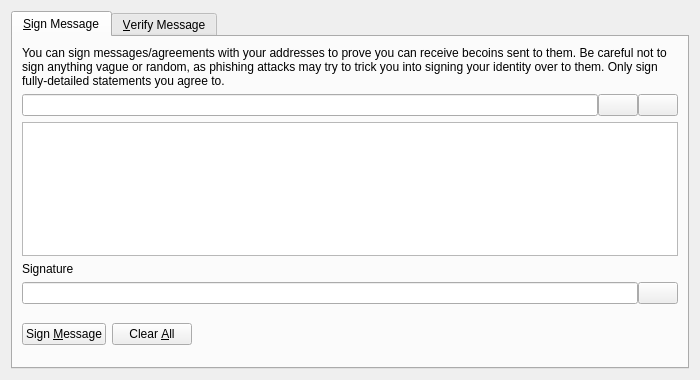
<?xml version="1.0" encoding="UTF-8"?>
<ui version="4.0">
 <class>SignVerifyMessageDialog</class>
 <widget class="QDialog" name="SignVerifyMessageDialog">
  <property name="geometry">
   <rect>
    <x>0</x>
    <y>0</y>
    <width>700</width>
    <height>380</height>
   </rect>
  </property>
  <property name="windowTitle">
   <string>Signatures - Sign / Verify a Message</string>
  </property>
  <property name="modal">
   <bool>true</bool>
  </property>
  <layout class="QVBoxLayout" name="verticalLayout">
   <item>
    <widget class="QTabWidget" name="tabWidget">
     <property name="currentIndex">
      <number>0</number>
     </property>
     <widget class="QWidget" name="tabSignMessage">
      <attribute name="title">
       <string>&amp;Sign Message</string>
      </attribute>
      <layout class="QVBoxLayout" name="verticalLayout_SM">
       <item>
        <widget class="QLabel" name="infoLabel_SM">
         <property name="text">
          <string>You can sign messages/agreements with your addresses to prove you can receive becoins sent to them. Be careful not to sign anything vague or random, as phishing attacks may try to trick you into signing your identity over to them. Only sign fully-detailed statements you agree to.</string>
         </property>
         <property name="textFormat">
          <enum>Qt::PlainText</enum>
         </property>
         <property name="wordWrap">
          <bool>true</bool>
         </property>
        </widget>
       </item>
       <item>
        <layout class="QHBoxLayout" name="horizontalLayout_1_SM">
         <property name="spacing">
          <number>0</number>
         </property>
         <item>
          <widget class="QValidatedLineEdit" name="addressIn_SM">
           <property name="toolTip">
            <string>The BeCoin address to sign the message with</string>
           </property>
          </widget>
         </item>
         <item>
          <widget class="QPushButton" name="addressBookButton_SM">
           <property name="toolTip">
            <string>Choose previously used address</string>
           </property>
           <property name="text">
            <string/>
           </property>
           <property name="icon">
            <iconset resource="../becoin.qrc">
             <normaloff>:/icons/address-book</normaloff>:/icons/address-book</iconset>
           </property>
           <property name="shortcut">
            <string>Alt+A</string>
           </property>
           <property name="autoDefault">
            <bool>false</bool>
           </property>
          </widget>
         </item>
         <item>
          <widget class="QPushButton" name="pasteButton_SM">
           <property name="toolTip">
            <string>Paste address from clipboard</string>
           </property>
           <property name="text">
            <string/>
           </property>
           <property name="icon">
            <iconset resource="../becoin.qrc">
             <normaloff>:/icons/editpaste</normaloff>:/icons/editpaste</iconset>
           </property>
           <property name="shortcut">
            <string>Alt+P</string>
           </property>
           <property name="autoDefault">
            <bool>false</bool>
           </property>
          </widget>
         </item>
        </layout>
       </item>
       <item>
        <widget class="QPlainTextEdit" name="messageIn_SM">
         <property name="toolTip">
          <string>Enter the message you want to sign here</string>
         </property>
        </widget>
       </item>
       <item>
        <widget class="QLabel" name="signatureLabel_SM">
         <property name="text">
          <string>Signature</string>
         </property>
         <property name="textFormat">
          <enum>Qt::PlainText</enum>
         </property>
        </widget>
       </item>
       <item>
        <layout class="QHBoxLayout" name="horizontalLayout_2_SM">
         <property name="spacing">
          <number>0</number>
         </property>
         <item>
          <widget class="QLineEdit" name="signatureOut_SM">
           <property name="font">
            <font>
             <italic>true</italic>
            </font>
           </property>
           <property name="readOnly">
            <bool>true</bool>
           </property>
          </widget>
         </item>
         <item>
          <widget class="QPushButton" name="copySignatureButton_SM">
           <property name="toolTip">
            <string>Copy the current signature to the system clipboard</string>
           </property>
           <property name="text">
            <string/>
           </property>
           <property name="icon">
            <iconset resource="../becoin.qrc">
             <normaloff>:/icons/editcopy</normaloff>:/icons/editcopy</iconset>
           </property>
           <property name="autoDefault">
            <bool>false</bool>
           </property>
          </widget>
         </item>
        </layout>
       </item>
       <item>
        <layout class="QHBoxLayout" name="horizontalLayout_3_SM">
         <item>
          <widget class="QPushButton" name="signMessageButton_SM">
           <property name="toolTip">
            <string>Sign the message to prove you own this BeCoin address</string>
           </property>
           <property name="text">
            <string>Sign &amp;Message</string>
           </property>
           <property name="icon">
            <iconset resource="../becoin.qrc">
             <normaloff>:/icons/edit</normaloff>:/icons/edit</iconset>
           </property>
           <property name="autoDefault">
            <bool>false</bool>
           </property>
          </widget>
         </item>
         <item>
          <widget class="QPushButton" name="clearButton_SM">
           <property name="toolTip">
            <string>Reset all sign message fields</string>
           </property>
           <property name="text">
            <string>Clear &amp;All</string>
           </property>
           <property name="icon">
            <iconset resource="../becoin.qrc">
             <normaloff>:/icons/remove</normaloff>:/icons/remove</iconset>
           </property>
           <property name="autoDefault">
            <bool>false</bool>
           </property>
          </widget>
         </item>
         <item>
          <spacer name="horizontalSpacer_1_SM">
           <property name="orientation">
            <enum>Qt::Horizontal</enum>
           </property>
           <property name="sizeHint" stdset="0">
            <size>
             <width>40</width>
             <height>48</height>
            </size>
           </property>
          </spacer>
         </item>
         <item>
          <widget class="QLabel" name="statusLabel_SM">
           <property name="font">
            <font>
             <weight>75</weight>
             <bold>true</bold>
            </font>
           </property>
           <property name="text">
            <string/>
           </property>
           <property name="wordWrap">
            <bool>true</bool>
           </property>
          </widget>
         </item>
         <item>
          <spacer name="horizontalSpacer_2_SM">
           <property name="orientation">
            <enum>Qt::Horizontal</enum>
           </property>
           <property name="sizeHint" stdset="0">
            <size>
             <width>40</width>
             <height>48</height>
            </size>
           </property>
          </spacer>
         </item>
        </layout>
       </item>
      </layout>
     </widget>
     <widget class="QWidget" name="tabVerifyMessage">
      <attribute name="title">
       <string>&amp;Verify Message</string>
      </attribute>
      <layout class="QVBoxLayout" name="verticalLayout_VM">
       <item>
        <widget class="QLabel" name="infoLabel_VM">
         <property name="text">
          <string>Enter the receiver's address, message (ensure you copy line breaks, spaces, tabs, etc. exactly) and signature below to verify the message. Be careful not to read more into the signature than what is in the signed message itself, to avoid being tricked by a man-in-the-middle attack. Note that this only proves the signing party receives with the address, it cannot prove sendership of any transaction!</string>
         </property>
         <property name="textFormat">
          <enum>Qt::PlainText</enum>
         </property>
         <property name="alignment">
          <set>Qt::AlignLeading|Qt::AlignLeft|Qt::AlignTop</set>
         </property>
         <property name="wordWrap">
          <bool>true</bool>
         </property>
        </widget>
       </item>
       <item>
        <layout class="QHBoxLayout" name="horizontalLayout_1_VM">
         <property name="spacing">
          <number>0</number>
         </property>
         <item>
          <widget class="QValidatedLineEdit" name="addressIn_VM">
           <property name="toolTip">
            <string>The BeCoin address the message was signed with</string>
           </property>
          </widget>
         </item>
         <item>
          <widget class="QPushButton" name="addressBookButton_VM">
           <property name="toolTip">
            <string>Choose previously used address</string>
           </property>
           <property name="text">
            <string/>
           </property>
           <property name="icon">
            <iconset resource="../becoin.qrc">
             <normaloff>:/icons/address-book</normaloff>:/icons/address-book</iconset>
           </property>
           <property name="shortcut">
            <string>Alt+A</string>
           </property>
           <property name="autoDefault">
            <bool>false</bool>
           </property>
          </widget>
         </item>
        </layout>
       </item>
       <item>
        <widget class="QPlainTextEdit" name="messageIn_VM"/>
       </item>
       <item>
        <widget class="QValidatedLineEdit" name="signatureIn_VM"/>
       </item>
       <item>
        <layout class="QHBoxLayout" name="horizontalLayout_2_VM">
         <item>
          <widget class="QPushButton" name="verifyMessageButton_VM">
           <property name="toolTip">
            <string>Verify the message to ensure it was signed with the specified BeCoin address</string>
           </property>
           <property name="text">
            <string>Verify &amp;Message</string>
           </property>
           <property name="icon">
            <iconset resource="../becoin.qrc">
             <normaloff>:/icons/transaction_0</normaloff>:/icons/transaction_0</iconset>
           </property>
           <property name="autoDefault">
            <bool>false</bool>
           </property>
          </widget>
         </item>
         <item>
          <widget class="QPushButton" name="clearButton_VM">
           <property name="toolTip">
            <string>Reset all verify message fields</string>
           </property>
           <property name="text">
            <string>Clear &amp;All</string>
           </property>
           <property name="icon">
            <iconset resource="../becoin.qrc">
             <normaloff>:/icons/remove</normaloff>:/icons/remove</iconset>
           </property>
           <property name="autoDefault">
            <bool>false</bool>
           </property>
          </widget>
         </item>
         <item>
          <spacer name="horizontalSpacer_1_VM">
           <property name="orientation">
            <enum>Qt::Horizontal</enum>
           </property>
           <property name="sizeHint" stdset="0">
            <size>
             <width>40</width>
             <height>48</height>
            </size>
           </property>
          </spacer>
         </item>
         <item>
          <widget class="QLabel" name="statusLabel_VM">
           <property name="font">
            <font>
             <weight>75</weight>
             <bold>true</bold>
            </font>
           </property>
           <property name="text">
            <string/>
           </property>
           <property name="wordWrap">
            <bool>true</bool>
           </property>
          </widget>
         </item>
         <item>
          <spacer name="horizontalSpacer_2_VM">
           <property name="orientation">
            <enum>Qt::Horizontal</enum>
           </property>
           <property name="sizeHint" stdset="0">
            <size>
             <width>40</width>
             <height>48</height>
            </size>
           </property>
          </spacer>
         </item>
        </layout>
       </item>
      </layout>
     </widget>
    </widget>
   </item>
  </layout>
 </widget>
 <customwidgets>
  <customwidget>
   <class>QValidatedLineEdit</class>
   <extends>QLineEdit</extends>
   <header>qvalidatedlineedit.h</header>
  </customwidget>
 </customwidgets>
 <resources>
  <include location="../becoin.qrc"/>
 </resources>
 <connections/>
</ui>
